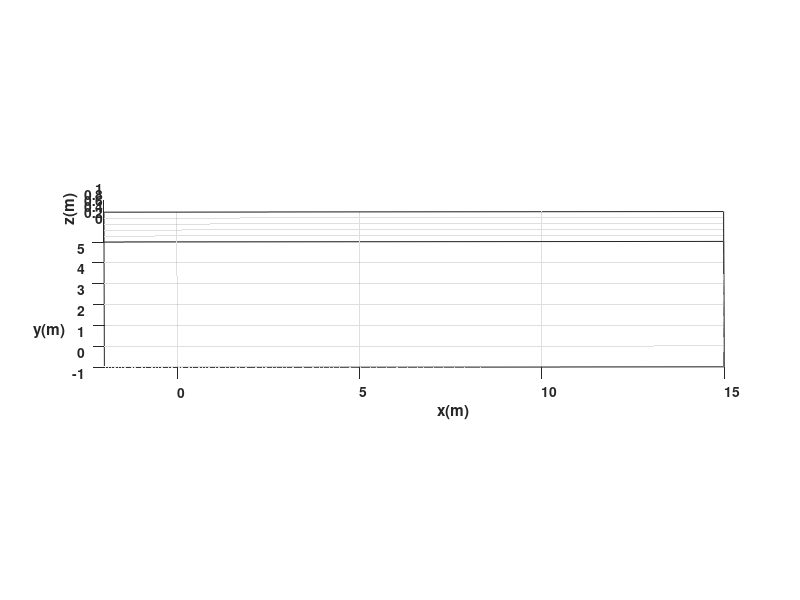

Source code (MATLAB): (Note: this script raises an error after producing the figure.)
 %Limpieza de pantalla
clear all
close all
clc

%%%%%%%%%%%%%%%%%%%%%%%%% TIEMPO %%%%%%%%%%%%%%%%%%%%%%%%%%%%%%%%%%%%%%
tf=260;             % Tiempo de simulación en segundos (s)
ts=0.1;            % Tiempo de muestreo en segundos (s)
t=0:ts:tf;         % Vector de tiempo
N= length(t);      % Muestras


%%%%%%%%%%%%%%%%%%% CONDICIONES INICIALES %%%%%%%%%%%%%%%%%%%%%%%%%%%%%%%
%Inicializamos las variables que se van a emplear
x1= zeros (1, N+1);       % Posición (X) en el centro del eje que une las ruedas en metros (m)
y1= zeros (1, N+1);       % Posición (Y) en el centro del eje que une las ruedas en metros (m)
phi= zeros (1, N+1);      % Orientación del robot en radiaanes (rad)

%Damos valores a nuestro punto inicial de posición y orientación
x1(1)=0;  %Posición inicial eje x
y1(1)=0;  %Posición inicial eje y
phi(1)=0; %Orientación inicial del robot 

%%%%%%%%%%%%%%%%%%%%% PUNTO DE CONTROL %%%%%%%%%%%%%%%%%%%%%%%%%%%%%%%%%%%
%Inicializamos el punto de control 
hx= zeros (1, N+1);       % Posición en el eje (X) del punto de control en metros (m)
hy= zeros (1, N+1);       % Posición en el eje (Y) del punto de control en metros (m)

%Igualamos el punto de control con las proyecciones X1 y Y1 por su
%coincidencia
hx(1)= x1(1);       % Posición del punto de control en el eje (X) metros (m)
hy(1)= y1(1);       % Posición del punto de control en el eje (Y) metros (m)

%%%%%%%%%%%%%%%%%%%%%% VELOCIDADES DE REFERENCIA %%%%%%%%%%%%%%%%%%%%%%%%%%
%Tramo 1 (v=0 m/s, w=pi/6 rad/s)
%Tramo 2 (v=1 m/s, w=0 rad/s)
%Tramo 3 (v=0 m/s, w=2/3pi rad/s)
%Tramo 4 (v=1 m/s, w=0 rad/s)
%Tramo 5 (v=0 m/s, w=-2/3pi rad/s)
%Tramo 6 (v=1 m/s, w=0 rad/s)
%Tramo 7 (v=1 m/s, w=0 rad/s)
%Tramo 8 (v=0 m/s, w=pi/2 rad/s)

v = [   0*ones(1,10)    1*ones(1,20)     0*ones(1,10)    1*ones(1,10)     0*ones(1,10)    1*ones(1,10)      0*ones(1,10)    1*ones(1,30)     0*ones(1,10)    1*ones(1,10)    0*ones(1,10)   1*ones(1,10)     0*ones(1,10)    1*ones(1,20)     0*ones(1,10)    1*ones(1,10)   0*ones(1,10)    1*ones(1,55)    0*ones(1,10)    1*ones(1,30)     0*ones(1,10)    1*ones(1,30)     0*ones(1,10)    1*ones(1,30)     0*ones(1,10)    1*ones(1,5)     0*ones(1,10)    1*ones(1,25)     0*ones(1,10)    1*ones(1,20)       0*ones(1,10)    1*ones(1,20)      0*ones(1,10)    1*ones(1,20)      0*ones(1,10)    1*ones(1,5)      0*ones(1,10)    1*ones(1,35)      0*ones(1,10)    1*ones(1,30)      0*ones(1,10)    1*ones(1,6)       0*ones(1,10)    1*ones(1,25)         0*ones(1,10)    1*ones(1,24)        0*ones(1,10)    1*ones(1,5)       0*ones(1,10)    1*ones(1,30)       0*ones(1,10)    1*ones(1,7)         0*ones(1,10)    1*ones(1,23)        0*ones(1,10)     1*ones(1,22)       0*ones(1,10)   1*ones(1,5)     0*ones(1,10)    1*ones(1,35)       0*ones(1,10)    1*ones(1,15)      0*ones(1,10)    1*ones(1,20)       0*ones(1,10)    1*ones(1,5)     0*ones(1,10)    1*ones(1,12)        0*ones(1,10)    1*ones(1,10)      0*ones(1,10)    1*ones(1,5)       0*ones(1,10)    1*ones(1,16)     0*ones(1,10)    1*ones(1,20)  0*ones(1,13000)]; % Velocidad lineal de referencia (m/s)
w = [pi/2*ones(1,10)    0*ones(1,20)  pi/2*ones(1,10)    0*ones(1,10) -pi/2*ones(1,10)    0*ones(1,10)  -pi/2*ones(1,10)    0*ones(1,30) -pi/2*ones(1,10)    0*ones(1,10) -pi/2*ones(1,10)  0*ones(1,10)  pi/2*ones(1,10)    0*ones(1,20) -pi/2*ones(1,10)    0*ones(1,10)  pi*ones(1,10)    0*ones(1,55) pi/2*ones(1,10)    0*ones(1,30)  pi/2*ones(1,10)    0*ones(1,30)  pi/2*ones(1,10)    0*ones(1,30)  pi/2*ones(1,10)    0*ones(1,5)  pi/2*ones(1,10)    0*ones(1,25)  -pi/2*ones(1,10)   0*ones(1,20)   -pi/2*ones(1,10)    0*ones(1,20)  -pi/2*ones(1,10)    0*ones(1,20)   pi/2*ones(1,10)    0*ones(1,5)   pi/2*ones(1,10)    0*ones(1,35)   pi/2*ones(1,10)    0*ones(1,30)  -pi/2*ones(1,10)    0*ones(1,6)  -2*pi/5*ones(1,10)   0*ones(1,25)   9*pi/10*ones(1,10)    0*ones(1,24)    -pi/2*ones(1,10)    0*ones(1,5)   -pi/2*ones(1,10)    0*ones(1,30)   -pi/2*ones(1,10)    0*ones(1,7)   -2*pi/5*ones(1,10)    0*ones(1,23)   9*pi/10*ones(1,10)    0*ones(1,22)   -pi/2*ones(1,10)   0*ones(1,5)    pi*ones(1,10)    0*ones(1,35)    pi/2*ones(1,10)    0*ones(1,15)  -pi/5*ones(1,10)    0*ones(1,20)  3*pi/4*ones(1,10)    0*ones(1,5)  pi/5*ones(1,10)    0*ones(1,12)  -5*pi/9*ones(1,10)    0*ones(1,10)   pi/3*ones(1,10)    0*ones(1,5)  2*pi/3*ones(1,10)    0*ones(1,16)  -pi/5*ones(1,10)    0*ones(1,20) 0*ones(1,13000)]; % Velocidad angular de referencia (rad/s)

%     0*ones(1,10) 1*ones(1,10)     0*ones(1,10)  1*ones(1,30)    0*ones(1,10)  1*ones(1,15)    0*ones(1,10)  1*ones(1,30)      0*ones(1,10)  1*ones(1,15)     0*ones(1,10)   1*ones(1,30)      0*ones(1,10)  1*ones(1,15)   0*ones(1,10) 1*ones(1,20)    0*ones(1,10) 1*ones(1,30)        0*ones(1,10)  1*ones(1,34)      0*ones(1,10)  1*ones(1,31)      0*ones(1,10)  1*ones(1,5)      0*ones(1,10)  1*ones(1,15)     0*ones(1,10)  1*ones(1,18)  0*ones(1,10) 1*ones(1,18)     0*ones(1,10)  1*ones(1,15) 
%-pi*ones(1,10)    0*ones(1,20)   pi*ones(1,10) 0*ones(1,10)  pi/2*ones(1,10)  0*ones(1,30) pi/2*ones(1,10)  0*ones(1,15) pi/2*ones(1,10)  0*ones(1,30)  -pi/2*ones(1,10)  0*ones(1,15)  -pi/2*ones(1,10)   0*ones(1,30) -pi/2*ones(1,10)  0*ones(1,15) -pi*ones(1,10) 0*ones(1,20) pi/2*ones(1,10) 0*ones(1,30)  -6*pi/7*ones(1,10)  0*ones(1,34) 6*pi/7*ones(1,10)  0*ones(1,31)  -pi/2*ones(1,10)  0*ones(1,5) -pi/3*ones(1,10)  0*ones(1,15)  -pi/6*ones(1,10)  0*ones(1,18) pi*ones(1,10) 0*ones(1,18) -pi/6*ones(1,10)  0*ones(1,15)

%%%%%%%%%%%%%%%%%%%%%%%%% BUCLE DE SIMULACION %%%%%%%%%%%%%%%%%%%%%%%%%%%%%%%%

for k=1:N 
    
    %Aplico la integral a la velocidad angular para obtener el angulo "phi" de la orientación
    phi(k+1)=phi(k)+w(k)*ts; % Integral numérica (método de Euler)
           
   %%%%%%%%%%%%%%%%%%%%% MODELO CINEMATICO %%%%%%%%%%%%%%%%%%%%%%%%%
    
    xp1=v(k)*cos(phi(k)); 
    yp1=v(k)*sin(phi(k));
 
    %Aplico la integral a la velocidad lineal para obtener las cordenadas
    %"x1" y "y1" de la posición
    x1(k+1)=x1(k)+ ts*xp1; % Integral numérica (método de Euler)
    y1(k+1)=y1(k)+ ts*yp1; % Integral numérica (método de Euler)

    % Posicion del robot con respecto al punto de control
    hx(k+1)=x1(k+1); 
    hy(k+1)=y1(k+1);

end



%%%%%%%%%%%%%%%%%%%%%%%%%%%%% SIMULACION VIRTUAL 3D %%%%%%%%%%%%%%%%%%%%%%%%%%%%

% a) Configuracion de escena

scene=figure;  % Crear figura (Escena)
set(scene,'Color','white'); % Color del fondo de la escena
set(gca,'FontWeight','bold') ;% Negrilla en los ejes y etiquetas
sizeScreen=get(0,'ScreenSize'); % Retorna el tamaño de la pantalla del computador
set(scene,'position',sizeScreen); % Configurar tamaño de la figura
camlight('headlight'); % Luz para la escena
axis equal; % Establece la relación de aspecto para que las unidades de datos sean las mismas en todas las direcciones.
grid on; % Mostrar líneas de cuadrícula en los ejes
box on; % Mostrar contorno de ejes
xlabel('x(m)'); ylabel('y(m)'); zlabel('z(m)'); % Etiqueta de los eje

view([-0.1 35]); % Orientacion de la figura
axis([-2 15 -1 5 0 1]); % Ingresar limites minimos y maximos en los ejes x y z [minX maxX minY maxY minZ maxZ]

% b) Graficar robots en la posicion inicial
scale = 4;
MobileRobot;
H1=MobilePlot(x1(1),y1(1),phi(1),scale);hold on;

% c) Graficar Trayectorias
H2=plot3(hx(1),hy(1),0,'r','lineWidth',2);

% d) Bucle de simulacion de movimiento del robot

step=80; % pasos para simulacion

for k=1:step:N

    delete(H1);    
    delete(H2);
    
    H1=MobilePlot(x1(k),y1(k),phi(k),scale);
    H2=plot3(hx(1:k),hy(1:k),zeros(1,k),'r','lineWidth',2);
    
    pause(ts);

end

